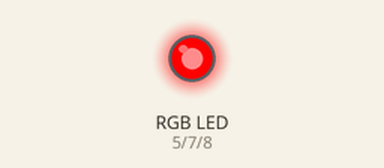
This sketch was run on a simulated Arduino Uno, built with avr-gcc and run on an emulated ATmega328P. Shown: an RGB LED mixed from three pins (HIGH = lit). Dim RGB values are drawn brighter than linear.

Above: at 0.05 s.
At 1.8 s:
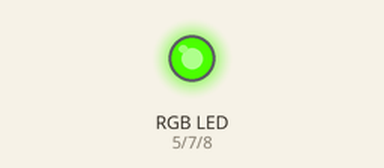
At 3.55 s:
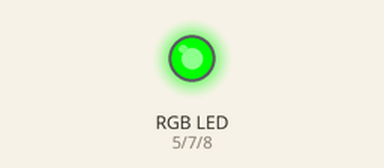
At 5.3 s:
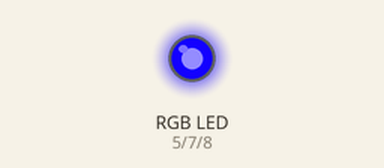
At 6.2 s:
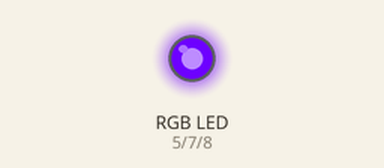
At 7.1 s:
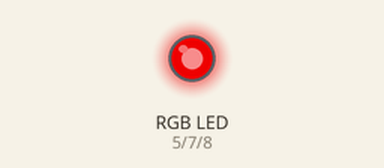
Timing chart, 0 to 10.0 s (numbered marks = the images above):
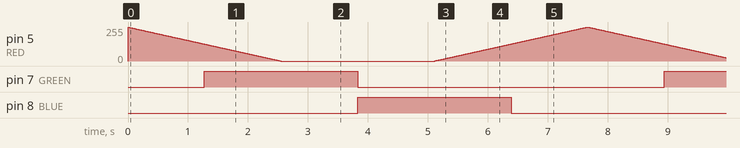

Measured:
- by itself, pin 7 (GREEN), pin 8 (BLUE): alternates HIGH for 2.6 s and LOW for 5.1 s

The sketch:

RGB_tutorial.ino
```cpp
# define BLUE 8
# define GREEN 7
# define RED 5


void setup() {
  // put your setup code here, to run once:
pinMode(RED, OUTPUT);
pinMode(GREEN, OUTPUT);
pinMode(BLUE,OUTPUT);
//analogWrite(RED, 255);
analogWrite(GREEN, 255);
//analogWrite(BLUE, 255);
//digitalWrite(RED, HIGH);
//digitalWrite(GREEN, LOW);
//digitalWrite(BLUE, LOW);

}

int redValue;
int greenValue;
int blueValue;

void loop() {
  // put your main code here, to run repeatedly:

#define delayTime 10 // fading time between colors

redValue = 255; // choose a value between 1 and 255 to change the color.
greenValue = 0;
blueValue = 0;

// this is unnecessary as we've either turned on RED in SETUP
// or in the previous loop ... regardless, this turns RED off
// analogWrite(RED, 0);
// delay(1000);

for(int i = 0; i < 255; i += 1) // fades out red bring green full when i=255
{
redValue -= 1;
greenValue += 1;
// The following was reversed, counting in the wrong directions
// analogWrite(RED, 255 - redValue);
// analogWrite(GREEN, 255 - greenValue);
analogWrite(RED, redValue);
analogWrite(GREEN, greenValue);
delay(delayTime);
}

redValue = 0;
greenValue = 255;
blueValue = 0;

for(int i = 0; i < 255; i += 1) // fades out green bring blue full when i=255
{
greenValue -= 1;
blueValue += 1;
// The following was reversed, counting in the wrong directions
// analogWrite(GREEN, 255 - greenValue);
// analogWrite(BLUE, 255 - blueValue);
analogWrite(GREEN, greenValue);
analogWrite(BLUE, blueValue);
delay(delayTime);
}

redValue = 0;
greenValue = 0;
blueValue = 255;

for(int i = 0; i < 255; i += 1) // fades out blue bring red full when i=255
{
// The following code has been rearranged to match the other two similar sections
blueValue -= 1;
redValue += 1;
// The following was reversed, counting in the wrong directions
// analogWrite(BLUE, 255 - blueValue);
// analogWrite(RED, 255 - redValue);
analogWrite(BLUE, blueValue);
analogWrite(RED, redValue);
delay(delayTime);
}

}
```
